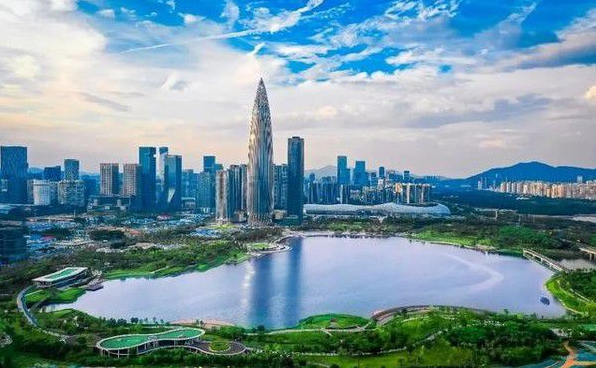
#> input picture IndustrialManufacturing/GeomCheck/images/shenzhen.png, 596 x 368 px
$ python demo2.py
#> lines starting #> are read from the running program, lines starting #| are printed output that depends on the picture
import cv2 as cv
import numpy as np

img = cv.imread('images/shenzhen.png')
#> img is the input picture: shape (368, 596, 3); mean B, G, R 159.9, 149.1, 118.4
src_h, src_w, src_c= img.shape
#> src_h = 368; src_w = 596; src_c = 3
dst_h, dst_w, dst_c = int(src_h / 2), int(src_w / 2), src_c
#> dst_h = 184; dst_w = 298; dst_c = 3

dst_img = np.zeros((dst_h, dst_w, dst_c), dtype = np.uint8)
for h in range(dst_img.shape[0]) :
    for w in range(dst_img.shape[1]) :
        New_h = int(h * src_h * 1.0 / dst_h)
        New_w = int(w * src_w * 1.0 / dst_w)
        dst_img[h][w] = img[New_h][New_w]
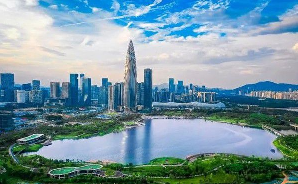
#> dst_img: shape (184, 298, 3); mean B, G, R 160.2, 149.3, 118.4

Rotated_matrix = cv.getRotationMatrix2D(center = (int(src_w / 2), int(src_h / 2)), angle = 15, scale = 1)
Rotated_img = cv.warpAffine(img, Rotated_matrix, (img.shape[1], img.shape[0]))
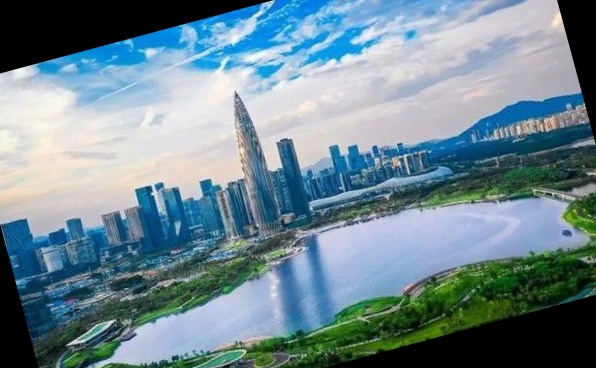
#> Rotated_img: shape (368, 596, 3); mean B, G, R 145, 135.1, 110.2
cv.imshow('rotated_img', Rotated_img)
cv.imshow('src_img', img)
cv.imshow('img', dst_img)
cv.waitKey(0)

$ run again, with IndustrialManufacturing/GeomCheck/images/car_plate.png copied over IndustrialManufacturing/GeomCheck/images/shenzhen.png
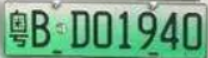
#> input picture IndustrialManufacturing/GeomCheck/images/car_plate.png, 208 x 58 px
#> img is the input picture: shape (58, 208, 3); mean B, G, R 132.1, 167.1, 112.7
#> after the loop `for h in range(dst_img.shape[0]) :`:
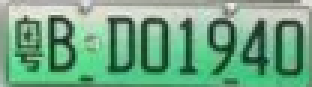
#> dst_img: shape (29, 104, 3) (shown 3 times larger); mean B, G, R 132.4, 167.1, 113.3
#> `Rotated_img = cv.warpAffine(img, Rotated_matrix, (img.shape[1], img.sh..`:
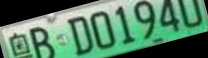
#> Rotated_img: shape (58, 208, 3); mean B, G, R 100.6, 128.1, 84.4
